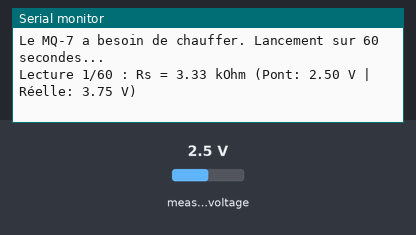
This sketch was run on a simulated ESP32. Shown: the last lines printed to the serial monitor. Inputs (shaded band) come from the test bench; at power-on: measured voltage 2.5 V.

Above: at 2.8 s.
2.9 s: measured voltage set to 0.1 V
At 3.8 s:
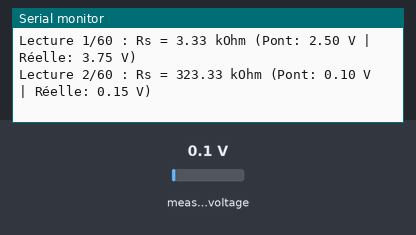
4.4 s: measured voltage set to 1.2 V
At 5.9 s:
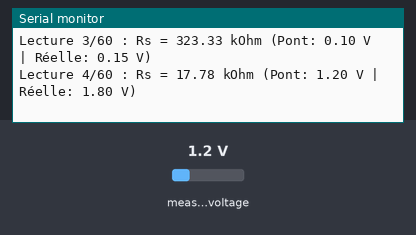
Timing chart, 0 to 7.4 s (numbered marks = the images above; inputs shaded):
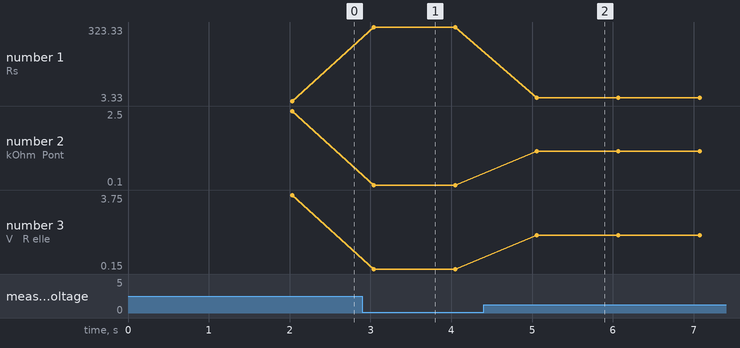

The sketch:

mq7_calibration.ino
```cpp
/*
 * SCRIPT DE CALIBRATION DU CAPTEUR MQ-7 VIA ADS1115
 * Pont diviseur utilisé : R1 = 10 kOhm (en haut), R2 = 20 kOhm (en bas)
 * ADS1115 câblé sur le bus I2C secondaire : SDA2=GPIO2, SCL2=GPIO1
 *
 * Instructions :
 * 1. Branchez votre ESP32 en extérieur ou dans une pièce parfaitement aérée.
 * 2. Téléversez ce code dans l'ESP32.
 * 3. Ouvrez le moniteur série de l'IDE Arduino (vitesse: 115200 bauds).
 * 4. Attendez 60 secondes que la chauffe et la lecture se terminent.
 * 5. Copiez la valeur finale "R0" calculée.
 * 6. Ouvrez le code principal (esp32_iaq_v2.ino) et mettez à jour '#define MQ7_R0' en haut.
 */

#include <Arduino.h>
#include <Adafruit_ADS1X15.h>
#include <Wire.h>

Adafruit_ADS1115 ads;
const float MQ7_RL = 10.0; // Résistance de charge (Load Resistance) en Kilo-Ohms

void setup() {
  Serial.begin(115200);
  delay(2000);

  // ADS1115 sur le bus I2C secondaire (SDA2=GPIO2, SCL2=GPIO1) — identique au firmware principal
  Wire1.begin(2, 1);

  Serial.println("\n\n================================================");
  Serial.println("  CALIBRATION DU MQ-7 VIA ADS1115 (PONT DIVISEUR)");
  Serial.println("================================================");

  if (!ads.begin(0x48, &Wire1)) {
    Serial.println("ERREUR CRITIQUE: ADS1115 introuvable sur Wire1 (verifiez SDA2=GPIO2, SCL2=GPIO1).");
    while(1) delay(100);
  }
  ads.setGain(GAIN_ONE);
  Serial.println("ADS1115 détecté. Démarrage...");

  Serial.println("Assurez-vous que le capteur est à l'AIR LIBRE (sans pollution).");
  Serial.println("Le MQ-7 a besoin de chauffer. Lancement sur 60 secondes...\n");

  float rs_sum = 0;
  int num_readings = 60;

  for (int i = 0; i < num_readings; i++) {
    int16_t raw = ads.readADC_SingleEnded(0);
    float tension_pont = ads.computeVolts(raw);

    // Protection mathématique
    if (tension_pont < 0.001) tension_pont = 0.001;

    // Inversion du pont diviseur : R1=10k (haut), R2=20k (bas) → ratio = (10+20)/20 = 1.5
    float tension_reelle = tension_pont * ((10.0 + 20.0) / 20.0);

    // Sécurité
    if (tension_reelle >= 5.0) tension_reelle = 4.99;

    // Calcul de la résistance instantanée Rs (sur la base d'une alim de chauffe 5V)
    float rs_instant = MQ7_RL * (5.0 - tension_reelle) / tension_reelle;
    rs_sum += rs_instant;

    Serial.printf("Lecture %d/%d : Rs = %.2f kOhm (Pont: %.2f V | Réelle: %.2f V)\n",
                   i+1, num_readings, rs_instant, tension_pont, tension_reelle);
    delay(1000);
  }

  float rs_moyen = rs_sum / num_readings;

  // Dans l'air pur (20°C, 65% Humidité), le ratio Rs/R0 du MQ-7 est théoriquement ~26.0
  float r0_calcule = rs_moyen / 26.0;

  Serial.println("\n================================================");
  Serial.println("            CALIBRATION TERMINÉE !              ");
  Serial.println("================================================");
  Serial.printf("Moyenne de votre air pur (Rs) : %.2f kOhm\n", rs_moyen);
  Serial.printf("----> VOTRE VALEUR R0 FINALE : %.2f <----\n", r0_calcule);
  Serial.println("\nAction requise :");
  Serial.println("Ouvrez 'esp32_iaq_v2.ino' et modifiez la ligne :");
  Serial.printf("   #define MQ7_R0 %.2f\n", r0_calcule);
  Serial.println("================================================\n");
}

void loop() {
  delay(10000);
}
```

Measured:
- after the input at 2.9 s, the serial monitor: prints a new line after 0.14 s (image 1)
- after the input at 4.4 s, the serial monitor: prints a new line after 0.66 s (image 2)
- plotted number 1: 3.33 → 323.33 after the input at 2.9 s, 323.33 → 17.78 after the input at 4.4 s
- plotted number 2: 2.5 → 0.1 after the input at 2.9 s, 0.1 → 1.2 after the input at 4.4 s
- plotted number 3: 3.75 → 0.15 after the input at 2.9 s, 0.15 → 1.8 after the input at 4.4 s
